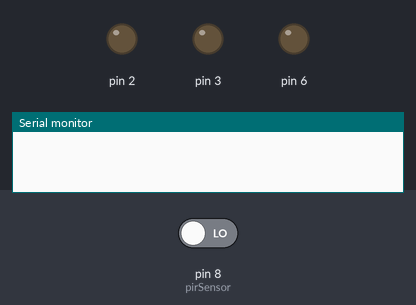
Recording of a program running on a simulated Arduino Uno, built with avr-gcc and run on an emulated ATmega328P. Parts: output pins drawn as LEDs (lit = HIGH), the last lines printed to the serial monitor. Dashed ring = blinking. Inputs (shaded band) come from the test bench; at power-on: pin 8 (pirSensor) LOW.

Above: at 1.2 s.
1.3 s: pin 8 (pirSensor) driven HIGH
At 1.7 s:
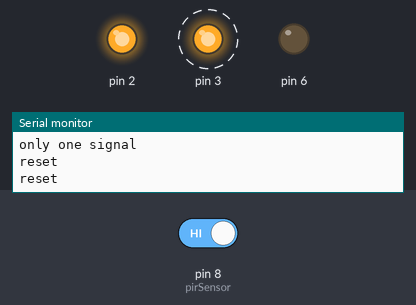
At 4.13 s:
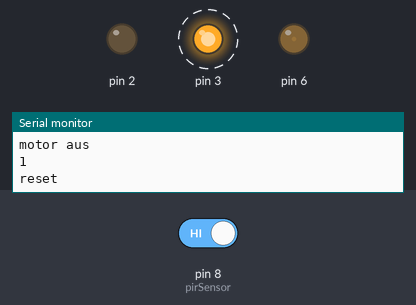
Timing chart, 0 to 13.3 s (numbered marks = the images above; inputs shaded):
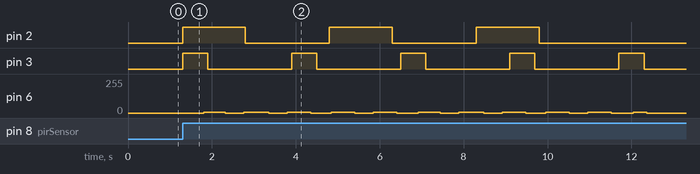

Measured:
- after the input at 1.3 s, pin 2: alternates HIGH for 1.5 s and LOW for 2.0 s, 6 changes in all, then stays LOW, starting at once; pin 3: alternates HIGH for 0.60 s and LOW for 2.0 s, starting at once; pin 6: 0/255 → 6/255 after 0.50 s, → 0/255 0.52 s later, → 6/255 0.44 s later, → 0/255 0.60 s later, … (22 changes in this stretch)

The program:

main.cpp
```cpp
/*
        _          _ ______ _____ _____
       (_)        | |  ____|  __ \_   _|
  _ __  ___  _____| | |__  | |  | || |
 | '_ \| \ \/ / _ \ |  __| | |  | || |
 | |_) | |>  <  __/ | |____| |__| || |_
 | .__/|_/_/\_\___|_|______|_____/_____|
 | |
 |_|

www.pixeledi.eu | https://linktr.ee/pixeledi
CH32V003 Halloween | V1.0 | 10.2023

  pinout
  https://github.com/cnlohr/ch32v003fun'

  You can also use an Arduino Uno

*/
#include <Arduino.h>
#include "leds.h"
#include "motor.h"

leds ledRed(6);
motor ghosty(3);
motor skeleton(2); //optional easy to implement 2nd motor

const byte pirSensor = 8;
int pirState = LOW;
int cooldown=false;
unsigned long previousMillis=0;

enum states
{
  WAIT,
  ACTION
} state;

void refreshCooldown(){
  unsigned long currentMillis = millis();

  if (currentMillis - previousMillis >= 20000){
    previousMillis =currentMillis;
    cooldown=false;
  }
}

void checkPIR()
{
  pirState = digitalRead(pirSensor);

  if (pirState == HIGH && cooldown==false)
  {
     state=ACTION;
     Serial.println("only one signal");
     cooldown=true;
  }

}

void setup()
{
  Serial.begin(115200);
  pinMode(pirSensor, INPUT);
}

void loop()
{

  checkPIR();
  refreshCooldown();

  switch (state)
  {
  case ACTION:

    //how many spins, how long should last a spin, deleay between spins
    ghosty.startAndTurnOffAfter(5, 600, 2000);
    skeleton.startAndTurnOffAfter(3,1500,2000);

    ledRed.pulsate(10);
    if (ghosty.isFinished() == true && skeleton.isFinished() == true){
      state = WAIT;
    }

    break;
  case WAIT:
    ledRed.turnOff();
    ghosty.ready4nextaction();
    skeleton.ready4nextaction();
    break;
  }
}
```

leds.cpp
```cpp
#include "leds.h"
#include <Arduino.h>

// WITHOUT analogWrite !!!!!!!!!!!!!!!

leds::leds(int pin) {
  pinLED = pin;
  pinMode(pinLED, OUTPUT);
}

void leds::turnOn() {
  digitalWrite(pinLED, HIGH);
}

void leds::turnOff() {
  digitalWrite(pinLED, LOW);
}

void leds::fadeOn(int millisec) {
  unsigned long currentMillis = millis();

  if (currentMillis - previousMillisFadeOn >= millisec) {
    previousMillisFadeOn = currentMillis;

    if (brightness <= 255) {

      digitalWrite(pinLED, HIGH);
      delayMicroseconds(brightness);
      digitalWrite(pinLED, LOW);
      delayMicroseconds(255 - brightness);
      brightness += fadeAmount;
    } else {
      digitalWrite(pinLED, LOW);
      delayMicroseconds(255);
    }
  }
}

void leds::pulsate(int delay_ms) {

    unsigned long currentMillis = millis();

  if (currentMillis - previousMillisPulsate >= delay_ms) {
    previousMillisPulsate = currentMillis;

    brightness += fadeDirection * fadeAmount;

    // Reverse the fade direction when reaching brightness limits
    if (brightness <= 0 || brightness >= 255) {
      fadeDirection = -fadeDirection;
    }

    digitalWrite(pinLED, HIGH);
    delayMicroseconds(brightness);
    digitalWrite(pinLED, LOW);
    delayMicroseconds(255 - brightness);
  } else {
    digitalWrite(pinLED, LOW);
    delayMicroseconds(255);
  }
}
```

leds.h
```cpp
#ifndef leds_h
#define leds_h

#include <Arduino.h>

// WITHOUT analogWrite !!!!!!!!!!!!!!!

class leds {
  private:
    int pinLED;
    int brightness=0;
    int fadeAmount=5;
    int fadeDirection=1;
    bool pulsateMode=true;
    unsigned long previousMillis = 0;
    unsigned long previousMillisAusschalten = 0;
    unsigned long previousMillisPulsate=0;
    unsigned long previousMillisFadeOn=0;
    unsigned long previousMillisFadeOff=0;

  public:
    leds(int pin);
    void turnOn();
    void turnOff();
    void fadeOn(int millisec);
    void toggle();
    void flash(int delay_ms);
    void turnOffAfterDelay(int millisec, bool analogOff);
    void pulsate(int delay_ms);
    void setPulsateMode(bool val);
};

#endif
```

motor.cpp
```cpp
#include "motor.h"
#include <Arduino.h>

motor::motor(int pin)
{
  pinMotor = pin;
  pinMode(pinMotor, OUTPUT);
}

void motor::turnOn()
{
  digitalWrite(pinMotor, HIGH);
}

void motor::turnOff()
{
  digitalWrite(pinMotor, LOW);
}

void motor::resetPreviousMillis()
{
  previousMillis = millis();
}

void motor::wait4nextLoop()
{
}

void motor::checkLoops()
{
  currentLoops++;
  if (currentLoops == loops)
  {
    state = FINISHED;
  }
  else
  {
    state = WAIT;
    previousMillisNextLoop=millis();
  }
  Serial.println(currentLoops);
}

void motor::waiting4nextloop()
{

  unsigned long currentMillisWait = millis();
  if (currentMillisWait - previousMillisNextLoop >= motoroff)
  {
      state = RESET;
  }

}

void motor::startMotor()
{
  unsigned long currentMillis = millis();

  if (currentMillis - previousMillis >= motorduration)
  {
    motorState = LOW;
    state = CHECKLOOP;
    Serial.println("motor aus");
  }
  else
  {
    motorState = HIGH;
  }

  digitalWrite(pinMotor, motorState);
}

void motor::startAndTurnOffAfter(int _loops, int _motorduration, int _motoroff)
{

  switch (state)
  {
  case RESET:
    motorduration = _motorduration;
    loops = _loops;
    motoroff = _motoroff;
    motorFinished = false;
    resetPreviousMillis();
    state = MOTOR;
    Serial.println("reset");
    // kein break weil switch case soll weiter
  case MOTOR:
    //Serial.println("motor");
    startMotor();
    break;
  case WAIT:
    waiting4nextloop();
    break;
  case CHECKLOOP:
    checkLoops();
    break;
  case FINISHED:
    motorFinished = true;
    break;
  default:
    state = RESET;
    Serial.println("DEFAULT");
    break;
  }
}

bool motor::isFinished()
{
  return motorFinished;
}

void motor::ready4nextaction()
{
  state = RESET;
  currentLoops = 0;
}
```

motor.h
```cpp
/*
        _          _ ______ _____ _____
       (_)        | |  ____|  __ \_   _|
  _ __  ___  _____| | |__  | |  | || |
 | '_ \| \ \/ / _ \ |  __| | |  | || |
 | |_) | |>  <  __/ | |____| |__| || |_
 | .__/|_/_/\_\___|_|______|_____/_____|
 | |
 |_|

www.pixeledi.eu | https://linktr.ee/pixeledi
Motor | V1.0 | 10.2023

  different states with enums

  case 1:
    reset -> motor -> checkloop -> wait ->
  case 2:
    motor -> checkloop - wait ->
  case 3:
    motor ->  checkloop -> finished
*/
#ifndef motor_h
#define motor_h

#include <Arduino.h>

class motor {
  private:
  enum states
    {
      MOTOR,
      WAIT,
      CHECKLOOP,
      FINISHED,
      RESET
    };

    states state = RESET;
    int pinMotor;
    int motorState=LOW;
    int motorduration=0;
    int motoroff=0;
    int currentLoops=0;
    int loops=0;
    bool nextLoop=false;
    bool motorFinished=false;

    unsigned long previousMillis = 0;
    unsigned long previousMillisNextLoop = 0;

  public:
    motor(int pin);
    void turnOn();
    void turnOff();
    void startMotor();
    void startAndTurnOffAfter(int _loops, int _motorduration, int _motoroff);
    bool isFinished();
    void waiting4nextloop();
    void ready4nextaction();
    void checkLoops();
    void wait4nextLoop();
    void resetPreviousMillis();

};

#endif
```
